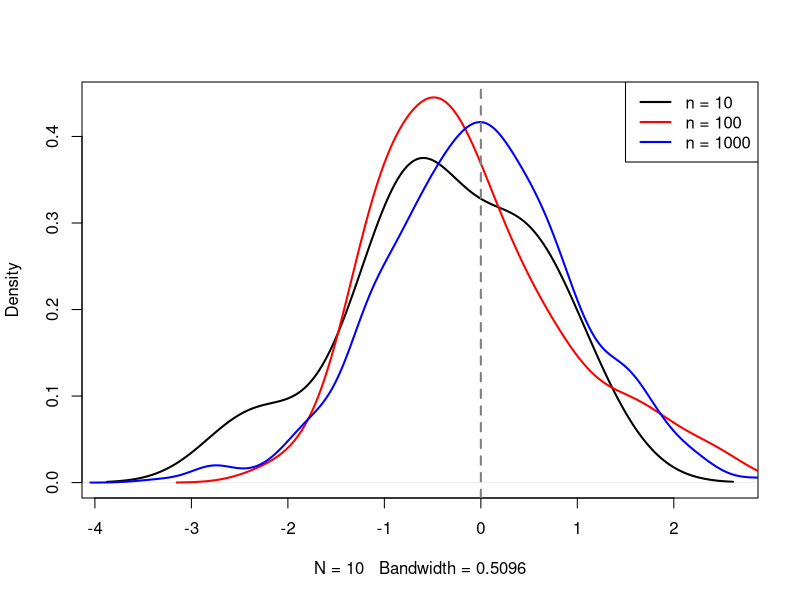
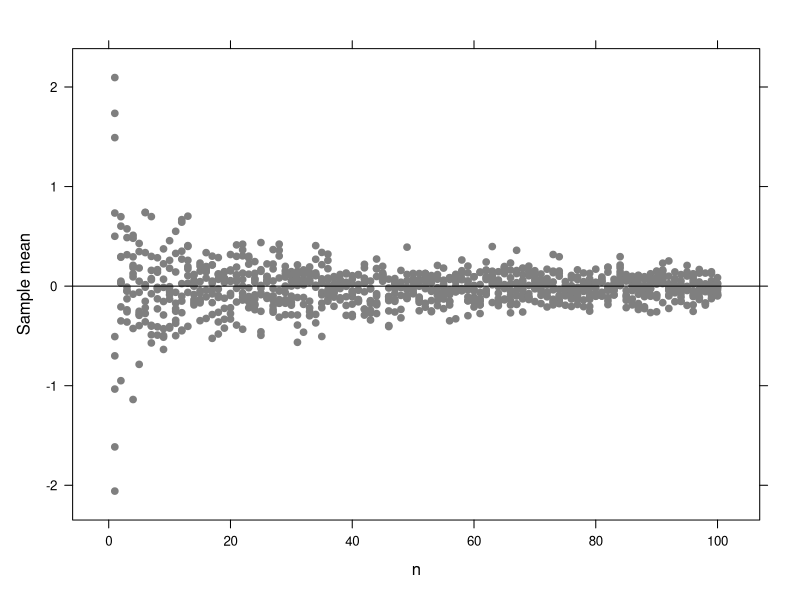

Here is the R script that generated these plots, in order:
## ---- chunk 1
set.seed(1234)
d1 <- density(rnorm(10))
d2 <- density(rnorm(100))
d3 <- density(rnorm(1000))
plot(d1, lwd = 2, ylim = c(0, max(c(d1$y, d2$y, d3$y))), main = "")
lines(d2, col = "red", lwd = 2)
lines(d3, col = "blue", lwd = 2)
abline(v = 0, col = "grey50", lty = 2, lwd = 2)
legend(
  x = "topright",
  legend = c("n = 10", "n = 100", "n = 1000"),
  col = c("black", "red", "blue"),
  lty = 1,
  lwd = 2
)
## ---- chunk 2
set.seed(540)
myMean <- 0
nVals <- rep(seq(1:100), each = 10)
sampleMeans <- sapply(nVals, function(n) mean(rnorm(n, mean = myMean)))
meanData <- data.frame(nVal = nVals, sampleMean = sampleMeans)

library(lattice)
xyplot(
  sampleMean ~ nVal,
  data = meanData,
  panel = function(x, y) {
    panel.xyplot(x, y, pch = 19, col = "grey50")
    panel.abline(h = 0)
  },
  xlab = "n",
  ylab = "Sample mean"
)
## ---- chunk 3
set.seed(321)
x <- rnorm(5000)

thresh <- 0.9
(realProbLess <- pnorm(thresh))
(obsProbLess <- mean(x <= thresh))

(realProbGreater <- pnorm(thresh, lower.tail = FALSE))
(obsProbGreater <- mean(x > thresh))

threshMin <- 0.9
threshMax <- 1.1
(realProbInt <- pnorm(threshMax) - pnorm(threshMin))
(obsProbInt <- mean(x > threshMin & x <= threshMax))
## ---- chunk 4
x <- rpois(5000, lambda = 1)

thresh <- 1
(realProbLess <- ppois(thresh, lambda = 1))
(obsProbLess <- mean(x <= thresh))
